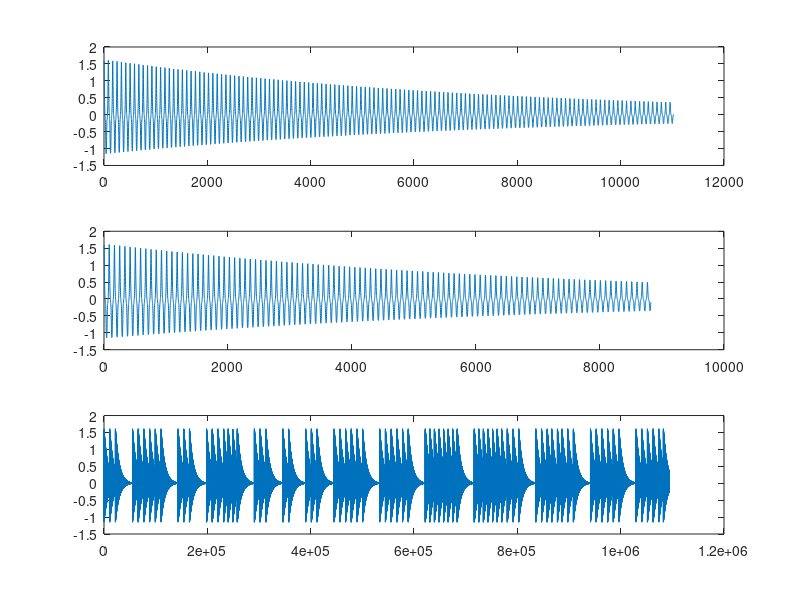

MATLAB code for this plot: (Note: this script raises an error after producing the figure.)
clc;
Fs = 22050;
Ts = 1/Fs;

FC5 = 261.63;
FD5 = 293.66;
FE5 = 329.63;
FF5 = 349.23;
FG5 = 392.00;
FA5 = 440.00;
FB5 = 493.88;
FC6 = 523.25;
FD6 = 587.33;
FE6 = 659.25;
FF6 = 698.46;
FG6 = 783.99;
FA6 = 880.00;

d1 = 0.5;
d2 = 0.4; 
d3 = 1.5;
d4 = 1;
 
dt1=Ts:Ts:d1;
dt2=Ts:Ts:d2;
dt3=Ts:Ts:d3;
dt4=Ts:Ts:d4;

PC5_dt2 = zeros(1,Fs*d2);
PA5_dt2 = zeros(1,Fs*d2);
PE5_dt2 = zeros(1,Fs*d2);
PF5_dt2 = zeros(1,Fs*d2);
PB5_dt2 = zeros(1,Fs*d2);
PD5_dt2 = zeros(1,Fs*d2);
PG5_dt2 = zeros(1,Fs*d2);
PC6_dt2 = zeros(1,Fs*d2);
PD6_dt2 = zeros(1,Fs*d2);
PE6_dt2 = zeros(1,Fs*d2);
PF6_dt2 = zeros(1,Fs*d2);
PG6_dt2 = zeros(1,Fs*d2);
PA6_dt2 = zeros(1,Fs*d2);

PC5_dt1 = zeros(1,Fs*d1);
PA5_dt1 = zeros(1,Fs*d1);
PE5_dt1 = zeros(1,Fs*d1);
PF5_dt1 = zeros(1,Fs*d1);
PB5_dt1 = zeros(1,Fs*d1);
PD5_dt1 = zeros(1,Fs*d1);
PG5_dt1 = zeros(1,Fs*d1);
PC6_dt1 = zeros(1,Fs*d1);
PD6_dt1 = zeros(1,Fs*d1);
PE6_dt1 = zeros(1,Fs*d1);
PF6_dt1 = zeros(1,Fs*d1);
PG6_dt1 = zeros(1,Fs*d1);
PA6_dt1 = zeros(1,Fs*d1);

PC5_dt3 = zeros(1,Fs*d3);
PA5_dt3 = zeros(1,Fs*d3);
PE5_dt3 = zeros(1,Fs*d3);
PF5_dt3 = zeros(1,Fs*d3);
PB5_dt3 = zeros(1,Fs*d3);
PD5_dt3 = zeros(1,Fs*d3);
PG5_dt3 = zeros(1,Fs*d3);
PC6_dt3 = zeros(1,Fs*d3);
PD6_dt3 = zeros(1,Fs*d3);
PE6_dt3 = zeros(1,Fs*d3);
PF6_dt3 = zeros(1,Fs*d3);
PG6_dt3 = zeros(1,Fs*d3);
PA6_dt3 = zeros(1,Fs*d3);

PC5_dt4 = zeros(1,Fs*d4);
PA5_dt4 = zeros(1,Fs*d4);
PE5_dt4 = zeros(1,Fs*d4);
PF5_dt4 = zeros(1,Fs*d4);
PB5_dt4 = zeros(1,Fs*d4);
PD5_dt4 = zeros(1,Fs*d4);
PG5_dt4 = zeros(1,Fs*d4);
PC6_dt4 = zeros(1,Fs*d4);
PD6_dt4 = zeros(1,Fs*d4);
PE6_dt4 = zeros(1,Fs*d4);
PF6_dt4 = zeros(1,Fs*d4);
PG6_dt4 = zeros(1,Fs*d4);
PA6_dt4 = zeros(1,Fs*d4);

Amplitude = [1 0.1 0.33 0.06 0.05 0.045 0 0.02 0.005 0.005 0 0.005 0.01];

for n=1:length(Amplitude);

 PC5_dt1 = PC5_dt1 + Amplitude(n)*exp((-1)*dt1*3).*cos(2*pi*n*FC5*dt1);
 PD5_dt1 = PD5_dt1 + Amplitude(n)*exp((-1)*dt1*3).*cos(2*pi*n*FD5*dt1);
 PG5_dt1 = PG5_dt1 + Amplitude(n)*exp((-1)*dt1*3).*cos(2*pi*n*FG5*dt1);
 PA5_dt1 = PA5_dt1 + Amplitude(n)*exp((-1)*dt1*3).*cos(2*pi*n*FA5*dt1); 
 PE5_dt1 = PE5_dt1 + Amplitude(n)*exp((-1)*dt1*3).*cos(2*pi*n*FE5*dt1); 
 PF5_dt1 = PF5_dt1 + Amplitude(n)*exp((-1)*dt1*3).*cos(2*pi*n*FF5*dt1);
 PB5_dt1 = PB5_dt1 + Amplitude(n)*exp((-1)*dt1*3).*cos(2*pi*n*FB5*dt1);
 PC6_dt1 = PC6_dt1 + Amplitude(n)*exp((-1)*dt1*3).*cos(2*pi*n*FC6*dt1);
 PD6_dt1 = PD6_dt1 + Amplitude(n)*exp((-1)*dt1*3).*cos(2*pi*n*FD6*dt1);
 PE6_dt1 = PE6_dt1 + Amplitude(n)*exp((-1)*dt1*3).*cos(2*pi*n*FE6*dt1);
 PF6_dt1 = PF6_dt1 + Amplitude(n)*exp((-1)*dt1*3).*cos(2*pi*n*FF6*dt1);
 PG6_dt1 = PG6_dt1 + Amplitude(n)*exp((-1)*dt1*3).*cos(2*pi*n*FG6*dt1);
 PA6_dt1 = PA6_dt1 + Amplitude(n)*exp((-1)*dt1*3).*cos(2*pi*n*FA6*dt1);
 
 PC5_dt2 = PC5_dt2 + Amplitude(n)*exp((-1)*dt2*3).*cos(2*pi*n*FC5*dt2);
 PD5_dt2 = PD5_dt2 + Amplitude(n)*exp((-1)*dt2*3).*cos(2*pi*n*FD5*dt2);
 PG5_dt2 = PG5_dt2 + Amplitude(n)*exp((-1)*dt2*3).*cos(2*pi*n*FG5*dt2);
 PA5_dt2 = PA5_dt2 + Amplitude(n)*exp((-1)*dt2*3).*cos(2*pi*n*FA5*dt2); 
 PE5_dt2 = PE5_dt2 + Amplitude(n)*exp((-1)*dt2*3).*cos(2*pi*n*FE5*dt2); 
 PF5_dt2 = PF5_dt2 + Amplitude(n)*exp((-1)*dt2*3).*cos(2*pi*n*FF5*dt2);
 PB5_dt2 = PB5_dt2 + Amplitude(n)*exp((-1)*dt2*3).*cos(2*pi*n*FB5*dt2);
 PC6_dt2 = PC6_dt2 + Amplitude(n)*exp((-1)*dt2*3).*cos(2*pi*n*FC6*dt2);
 PD6_dt2 = PD6_dt2 + Amplitude(n)*exp((-1)*dt2*3).*cos(2*pi*n*FD6*dt2);
 PE6_dt2 = PE6_dt2 + Amplitude(n)*exp((-1)*dt2*3).*cos(2*pi*n*FE6*dt2);
 PF6_dt2 = PF6_dt2 + Amplitude(n)*exp((-1)*dt2*3).*cos(2*pi*n*FF6*dt2);
 PG6_dt2 = PG6_dt2 + Amplitude(n)*exp((-1)*dt2*3).*cos(2*pi*n*FG6*dt2);
 PA6_dt2 = PA6_dt2 + Amplitude(n)*exp((-1)*dt2*3).*cos(2*pi*n*FA6*dt2);

 PC5_dt3 = PC5_dt3 + Amplitude(n)*exp((-1)*dt3*3).*cos(2*pi*n*FC5*dt3);
 PD5_dt3 = PD5_dt3 + Amplitude(n)*exp((-1)*dt3*3).*cos(2*pi*n*FD5*dt3);
 PG5_dt3 = PG5_dt3 + Amplitude(n)*exp((-1)*dt3*3).*cos(2*pi*n*FG5*dt3);
 PA5_dt3 = PA5_dt3 + Amplitude(n)*exp((-1)*dt3*3).*cos(2*pi*n*FA5*dt3); 
 PE5_dt3 = PE5_dt3 + Amplitude(n)*exp((-1)*dt3*3).*cos(2*pi*n*FE5*dt3); 
 PF5_dt3 = PF5_dt3 + Amplitude(n)*exp((-1)*dt3*3).*cos(2*pi*n*FF5*dt3);
 PB5_dt3 = PB5_dt3 + Amplitude(n)*exp((-1)*dt3*3).*cos(2*pi*n*FB5*dt3);
 PC6_dt3 = PC6_dt3 + Amplitude(n)*exp((-1)*dt3*3).*cos(2*pi*n*FC6*dt3);
 PD6_dt3 = PD6_dt3 + Amplitude(n)*exp((-1)*dt3*3).*cos(2*pi*n*FD6*dt3);
 PE6_dt3 = PE6_dt3 + Amplitude(n)*exp((-1)*dt3*3).*cos(2*pi*n*FE6*dt3);
 PF6_dt3 = PF6_dt3 + Amplitude(n)*exp((-1)*dt3*3).*cos(2*pi*n*FF6*dt3);
 PG6_dt3 = PG6_dt3 + Amplitude(n)*exp((-1)*dt3*3).*cos(2*pi*n*FG6*dt3);
 PA6_dt3 = PA6_dt3 + Amplitude(n)*exp((-1)*dt3*3).*cos(2*pi*n*FA6*dt3);
 
 PC5_dt4 = PC5_dt4 + Amplitude(n)*exp((-1)*dt4*3).*cos(2*pi*n*FC5*dt4);
 PD5_dt4 = PD5_dt4 + Amplitude(n)*exp((-1)*dt4*3).*cos(2*pi*n*FD5*dt4);
 PG5_dt4 = PG5_dt4 + Amplitude(n)*exp((-1)*dt4*3).*cos(2*pi*n*FG5*dt4);
 PA5_dt4 = PA5_dt4 + Amplitude(n)*exp((-1)*dt4*3).*cos(2*pi*n*FA5*dt4); 
 PE5_dt4 = PE5_dt4 + Amplitude(n)*exp((-1)*dt4*3).*cos(2*pi*n*FE5*dt4); 
 PF5_dt4 = PF5_dt4 + Amplitude(n)*exp((-1)*dt4*3).*cos(2*pi*n*FF5*dt4);
 PB5_dt4 = PB5_dt4 + Amplitude(n)*exp((-1)*dt4*3).*cos(2*pi*n*FB5*dt4);
 PC6_dt4 = PC6_dt4 + Amplitude(n)*exp((-1)*dt4*3).*cos(2*pi*n*FC6*dt4);
 PD6_dt4 = PD6_dt4 + Amplitude(n)*exp((-1)*dt4*3).*cos(2*pi*n*FD6*dt4);
 PE6_dt4 = PE6_dt4 + Amplitude(n)*exp((-1)*dt4*3).*cos(2*pi*n*FE6*dt4);
 PF6_dt4 = PF6_dt4 + Amplitude(n)*exp((-1)*dt4*3).*cos(2*pi*n*FF6*dt4);
 PG6_dt4 = PG6_dt4 + Amplitude(n)*exp((-1)*dt4*3).*cos(2*pi*n*FG6*dt4);
 PA6_dt4 = PA6_dt4 + Amplitude(n)*exp((-1)*dt4*3).*cos(2*pi*n*FA6*dt4);
end

y = [PC5_dt1 PD5_dt1 PF5_dt3 PG5_dt1 PA5_dt1 PE5_dt1 PD5_dt1 PC5_dt1 PD5_dt3 PF5_dt1 PG5_dt1 PA5_dt3 PC6_dt1 PD6_dt1 PF5_dt1...
    PG5_dt2 PA5_dt2 PB5_dt2 PA5_dt3 PA5_dt1 PC6_dt1 PD6_dt3 PC6_dt1 PD6_dt3 PD5_dt1 PA5_dt1 PG5_dt3 PF5_dt1 PG5_dt1 PA5_dt1...
    PC6_dt1 PD5_dt1 PC5_dt3 PD5_dt1  PE5_dt1 PG5_dt1 PA5_dt1 PD5_dt1 PF5_dt3 PC6_dt2 PC6_dt2 PD6_dt2 PF6_dt2 PE6_dt2 PD6_dt2...
    PC6_dt2 PD6_dt3 PC6_dt2 PC6_dt2 PD6_dt2 PF6_dt2 PE6_dt2 PD6_dt2 PC6_dt1 PA5_dt1 PG5_dt1 PA5_dt3 PA5_dt1 PC6_dt1 PD6_dt2...
    PC6_dt1 PD6_dt2 PD5_dt1 PA5_dt1 PG5_dt3 PF5_dt1 PG5_dt1 PA5_dt1 PC6_dt1 PD5_dt1 PC5_dt3 PD5_dt1 PE5_dt1 PG5_dt1 PA5_dt1 PD5_dt2 PF5_dt1];
subplot(3,1,1);
plot(PC5_dt1);
subplot(3,1,2);
plot(PC5_dt2);
subplot(3,1,3);
plot(y);
player=audioplayer(y,Fs);
play(player);